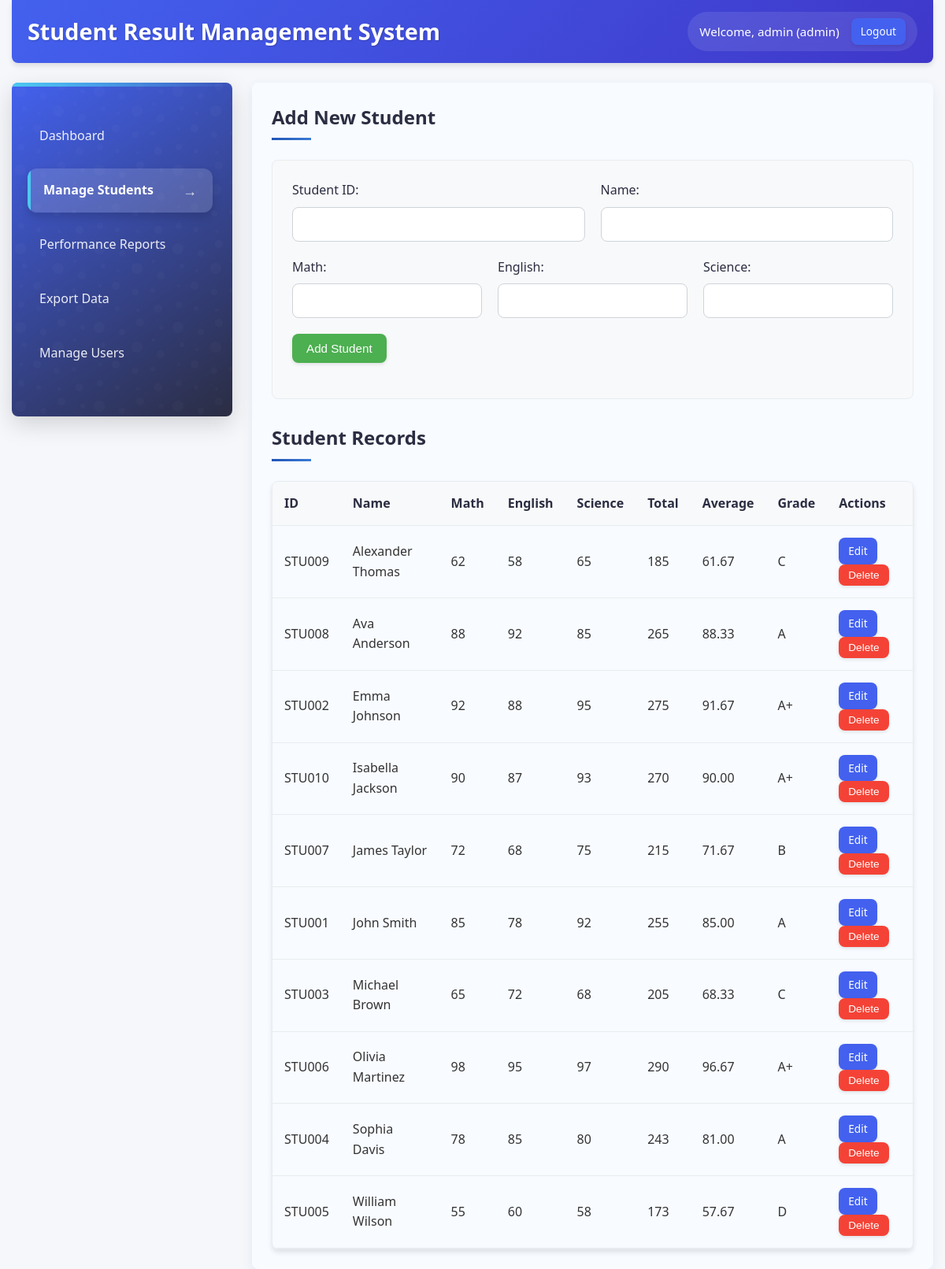
The app's page /manage_students.php (signed in) with its own data.
### tables this page shows
CREATE TABLE students (
    id INT AUTO_INCREMENT PRIMARY KEY,
    student_id VARCHAR(20) NOT NULL UNIQUE,
    name VARCHAR(100) NOT NULL,
    math INT NOT NULL,
    english INT NOT NULL,
    science INT NOT NULL,
    total INT NOT NULL,
    average DECIMAL(5,2) NOT NULL,
    grade VARCHAR(2) NOT NULL,
    created_by INT,
    created_at TIMESTAMP DEFAULT CURRENT_TIMESTAMP,
    updated_at TIMESTAMP DEFAULT CURRENT_TIMESTAMP ON UPDATE CURRENT_TIMESTAMP,
    FOREIGN KEY (created_by) REFERENCES users(id) ON DELETE SET NULL
);

### manage_students.php (the view, shortened to what this page needs)
<?php
require_once 'config.php';
$edit_student = null;
$students = array();
$query = "SELECT * FROM students ORDER BY name";
$result = $conn->query($query);
if ($result && $result->num_rows > 0) {
    while ($row = $result->fetch_assoc()) {
        $students[] = $row;
    }
}
?>
<!DOCTYPE html>
<html lang="en">
<head>
    <link rel="stylesheet" href="styles.css">
</head>
<body>
    <div class="container">
        <div class="header">
            <h1>Student Result Management System</h1>
            <div class="user-info">
                Welcome, <?php echo htmlspecialchars($_SESSION['username']); ?> (<?php echo htmlspecialchars($_SESSION['role']); ?>)
                <a href="logout.php" class="btn btn-sm">Logout</a>
            </div>
        </div>
        <div class="dashboard">
            <div class="sidebar">
                <ul class="menu">
                    <li><a href="dashboard.php">Dashboard</a></li>
                    <li><a href="manage_students.php" class="active">Manage Students</a></li>
                    <li><a href="reports.php">Performance Reports</a></li>
                    <li><a href="export.php">Export Data</a></li>
                    <?php if ($_SESSION['role'] == 'admin'): ?>
                    <li><a href="manage_users.php">Manage Users</a></li>
                    <?php endif; ?>
                </ul>
            </div>
            <div class="main-content">
                <h2><?php echo $edit_student ? 'Edit Student' : 'Add New Student'; ?></h2>
                <div class="form-container">
                    <form method="POST" action="" class="student-form">
                        <div class="form-row">
                            <div class="form-group">
                                <label for="student_id">Student ID:</label>
                                <input type="text" id="student_id" name="student_id" class="form-control" value="<?php echo $edit_student ? htmlspecialchars($edit_student['student_id']) : ''; ?>" required>
                            </div>
                            <div class="form-group">
                                <label for="name">Name:</label>
                                <input type="text" id="name" name="name" class="form-control" value="<?php echo $edit_student ? htmlspecialchars($edit_student['name']) : ''; ?>" required>
                            </div>
                        </div>
                        <div class="form-row">
                            <div class="form-group">
                                <label for="math">Math:</label>
                                <input type="number" id="math" name="math" class="form-control" min="0" max="100" value="<?php echo $edit_student ? $edit_student['math'] : ''; ?>" required>
                            </div>
                            <div class="form-group">
                                <label for="english">English:</label>
                                <input type="number" id="english" name="english" class="form-control" min="0" max="100" value="<?php echo $edit_student ? $edit_student['english'] : ''; ?>" required>
                            </div>
                            <div class="form-group">
                                <label for="science">Science:</label>
                                <input type="number" id="science" name="science" class="form-control" min="0" max="100" value="<?php echo $edit_student ? $edit_student['science'] : ''; ?>" required>
                            </div>
                        </div>
                        <div class="form-group">
                            <button type="submit" name="save_student" class="btn btn-success"><?php echo $edit_student ? 'Update Student' : 'Add Student'; ?></button>
                        </div>
                    </form>
                </div>
                <h2>Student Records</h2>
                <div class="table-container">
                    <table class="data-table">
                        <thead>
                            <tr>
                                <th>ID</th>
                                <th>Name</th>
                                <th>Math</th>
                                <th>English</th>
                                <th>Science</th>
                                <th>Total</th>
                                <th>Average</th>
                                <th>Grade</th>
                                <th>Actions</th>
                            </tr>
                        </thead>
                        <tbody>
                            <?php if (count($students) > 0): ?>
                                <?php foreach ($students as $student): ?>
                                    <tr>
                                        <td><?php echo htmlspecialchars($student['student_id']); ?></td>
                                        <td><?php echo htmlspecialchars($student['name']); ?></td>
                                        <td><?php echo $student['math']; ?></td>
                                        <td><?php echo $student['english']; ?></td>
                                        <td><?php echo $student['science']; ?></td>
                                        <td><?php echo $student['total']; ?></td>
                                        <td><?php echo number_format($student['average'], 2); ?></td>
                                        <td><?php echo $student['grade']; ?></td>
                                        <td>
                                            <a href="manage_students.php?edit=<?php echo $student['id']; ?>" class="btn btn-sm">Edit</a>
                                            <form method="POST" action="" style="display: inline;">
                                                <button type="submit" name="delete_student" class="btn btn-sm btn-danger" onclick="return confirm('Are you sure you want to delete this student?')">Delete</button>
                                            </form>
                                        </td>
                                    </tr>
                                <?php endforeach; ?>
                            <?php else: ?>
                                <tr>
                                    <td colspan="9" style="text-align: center; padding: 20px;">No records found</td>
                                </tr>
                            <?php endif; ?>
                        </tbody>
                    </table>
                </div>
            </div>
        </div>
    </div>
</body>
</html>

### records on screen
students: student "STU009", name "Alexander Thomas", math "62", english "58", science "65", total "185", average "61.67", grade "C"
students: student "STU008", name "Ava Anderson", math "88", english "92", science "85", total "265", average "88.33", grade "A"
students: student "STU002", name "Emma Johnson", math "92", english "88", science "95", total "275", average "91.67", grade "A+"
students: student "STU010", name "Isabella Jackson", math "90", english "87", science "93", total "270", average "90.00", grade "A+"
students: student "STU007", name "James Taylor", math "72", english "68", science "75", total "215", average "71.67", grade "B"
students: student "STU001", name "John Smith", math "85", english "78", science "92", total "255", average "85.00", grade "A"
students: student "STU003", name "Michael Brown", math "65", english "72", science "68", total "205", average "68.33", grade "C"
students: student "STU006", name "Olivia Martinez", math "98", english "95", science "97", total "290", average "96.67", grade "A+"
students: student "STU004", name "Sophia Davis", math "78", english "85", science "80", total "243", average "81.00", grade "A"
students: student "STU005", name "William Wilson", math "55", english "60", science "58", total "173", average "57.67", grade "D"

### other values on screen
$_SESSION['username'] "admin"
$_SESSION['role'] "admin"
